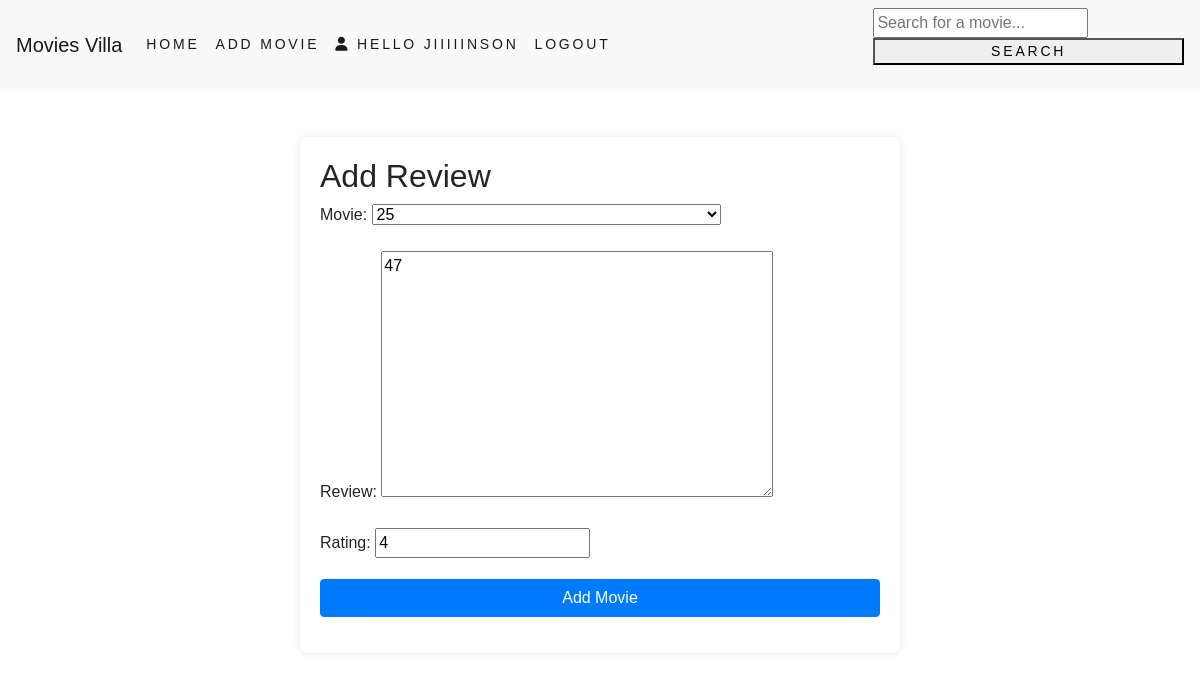
/review/5/ (signed in), run on the app's committed database.
### movies/models.py (models this page shows, shortened)
class Review(models.Model):
    movie = models.ForeignKey(Movie, on_delete=models.CASCADE)
    user = models.ForeignKey(User, on_delete=models.CASCADE)
    review = models.TextField(blank=True)
    rating = models.IntegerField(default=1, validators=[MaxValueValidator(10), MinValueValidator(1)], blank=True)

### movies/views.py (the view)
# urls.py: path('review/<int:movie_id>/', views.add_review, name='review'),
@login_required(login_url='/')  # Redirect to home page if not logged in
def add_review(request, movie_id):
    movie = get_object_or_404(Movie, id=movie_id)
    try:
        review = Review.objects.get(movie=movie, user=request.user)
    except Review.DoesNotExist:
        review = None
    if request.method == 'POST':
        form = ReviewForm(request.POST, instance=review)
        if form.is_valid():
            review = form.save(commit=False)
            review.movie = movie
            review.user = request.user
            review.save()
            return redirect('detail', movie_id=movie.id)
    else:
        form = ReviewForm(instance=review)
    return render(request, 'review.html', {'form': form})

### movies/forms.py
class ReviewForm(forms.ModelForm):
    class Meta:
        model = Review
        fields = ['movie', 'review', 'rating']

### movies/models.py (called while the page is built)
    def __str__(self):
        return self.name

### templates/review.html (shortened to what this page needs)
{% extends 'base.html' %}
{% block body %}
    <link href="https://stackpath.bootstrapcdn.com/bootstrap/4.5.2/css/bootstrap.min.css" rel="stylesheet">
<body>
    <div class="container mt-5">
        <h2>Add Review</h2>
        <form id="review-form" method="post">
            {{ form.as_p }}
            <button type="submit" class="btn btn-primary">Add Movie</button>
        </form>
    </div>
{% endblock %}

### templates/navbar.html (shortened to what this page needs)
<nav class="navbar navbar-expand-lg navbar-light bg-light">
  <a class="navbar-brand" href="{% url 'home' %}">Movies Villa</a>
  <div class="collapse navbar-collapse" id="navbarSupportedContent">
    <ul class="navbar-nav mr-auto">
      <li class="nav-item active">
        <a class="nav-link" href="{% url 'index' %}">Home<span class="sr-only">(current)</span></a>
      </li>
      <li class="nav-item active">
        <a class="nav-link" href="{% url 'add_film' %}">Add Movie</a>
      </li>
      {% if user.is_authenticated %}
        <li class="nav-item active">
          <a class="nav-link" href="{% url 'edit_profile' %}"><i class="fa-solid fa-user"></i> Hello {{ user.username }}</a>
        </li>
        <li class="nav-item active"><a class="nav-link" href="{% url 'logout' %}">Logout</a></li>
      {% endif %}
      </ul>
      <form method="GET" action="{% url 'search' %}">
        <input type="text" name="query" value="{{ query }}" placeholder="Search for a movie...">
        <button type="submit" class="nav-item active">Search</button>
    </form>
  </div>
</nav>

### static/css/custom.css (style rules this page uses)
body { font-family: "Josefin Sans", sans-serif; }
.nav-item { letter-spacing: .2em; font-size: 14px; text-transform: uppercase; }

### static/css/style.css (style rules this page uses)
body { background-color: grey; text-align: justify-all; }

### templates/review.html (style rules this page uses)
body { background-color: ##bde6ff; font-family: Arial, sans-serif; }
.container { max-width: 600px; background: white; padding: 20px; border-radius: 8px; box-shadow: 0 0 10px rgba(0, 0, 0, 0.1); }
button[type="submit"] { width: 100%; }

### data on the page
Review: movie "25", review "47", rating "4"

### other printed values
{{ user.username }} "JIIIIINSON"
